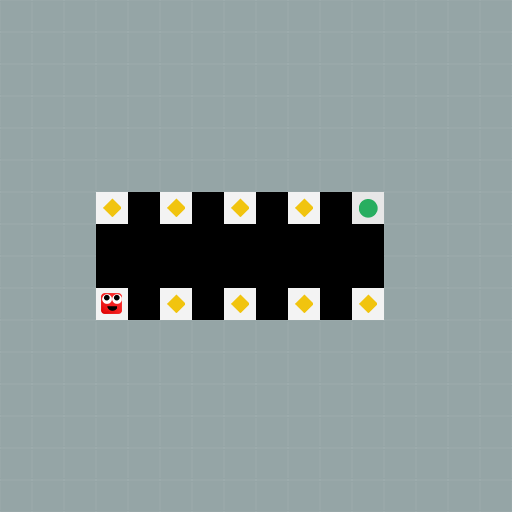

Tiled map render using the project's own tile images. Description and the whole map definition, tile-layer contents included, below:
An orthogonal 16x16 tile map with 32x32 px tiles, 1 tile layer (mainlevel).

<map version="1.0" orientation="orthogonal" renderorder="right-down" width="16" height="16" tilewidth="32" tileheight="32" nextobjectid="33">
 <tileset firstgid="1" name="levelEditor" tilewidth="32" tileheight="32" tilecount="64">
  <image source="levelEditor.png" width="256" height="256" />
 </tileset>
 <layer name="mainlevel" width="16" height="16">
  <data encoding="csv">
2,2,2,2,2,2,2,2,2,2,2,2,2,2,2,2,
2,2,2,2,2,2,2,2,2,2,2,2,2,2,2,2,
2,2,2,2,2,2,2,2,2,2,2,2,2,2,2,2,
2,2,2,2,2,2,2,2,2,2,2,2,2,2,2,2,
2,2,2,2,2,2,2,2,2,2,2,2,2,2,2,2,
2,2,2,2,2,2,2,2,2,2,2,2,2,2,2,2,
2,2,2,16,0,16,0,16,0,16,0,9,2,2,2,2,
2,2,2,0,0,0,0,0,0,0,0,0,2,2,2,2,
2,2,2,0,0,0,0,0,0,0,0,0,2,2,2,2,
2,2,2,1,0,16,0,16,0,16,0,16,2,2,2,2,
2,2,2,2,2,2,2,2,2,2,2,2,2,2,2,2,
2,2,2,2,2,2,2,2,2,2,2,2,2,2,2,2,
2,2,2,2,2,2,2,2,2,2,2,2,2,2,2,2,
2,2,2,2,2,2,2,2,2,2,2,2,2,2,2,2,
2,2,2,2,2,2,2,2,2,2,2,2,2,2,2,2,
2,2,2,2,2,2,2,2,2,2,2,2,2,2,2,2
</data>
 </layer>
 <objectgroup name="ConnectLayer" />
</map>
